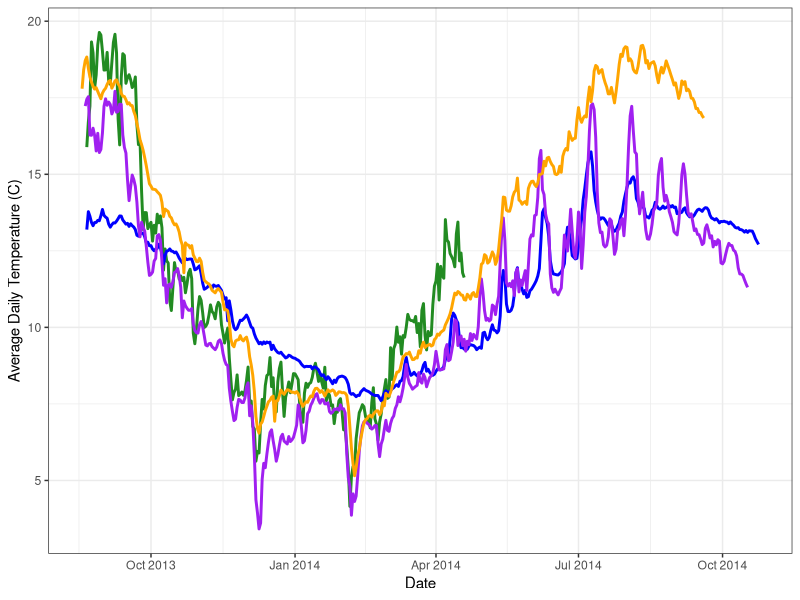
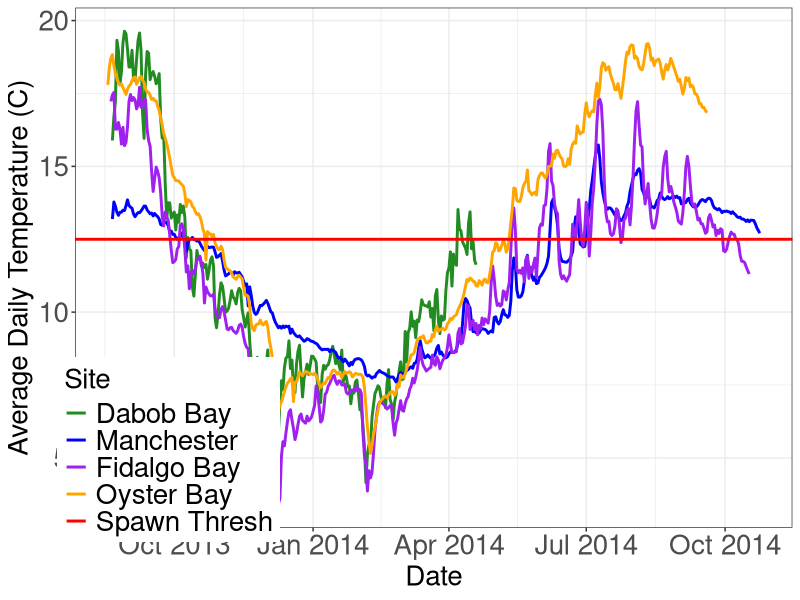
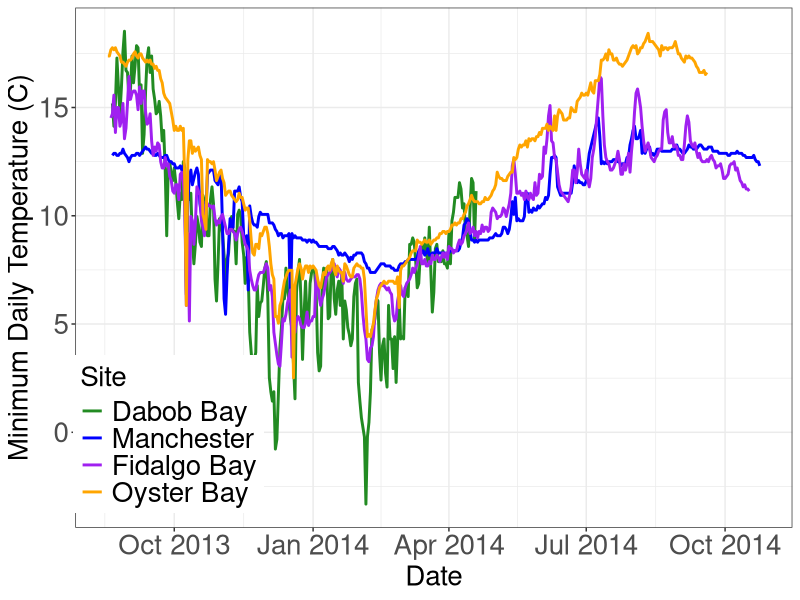
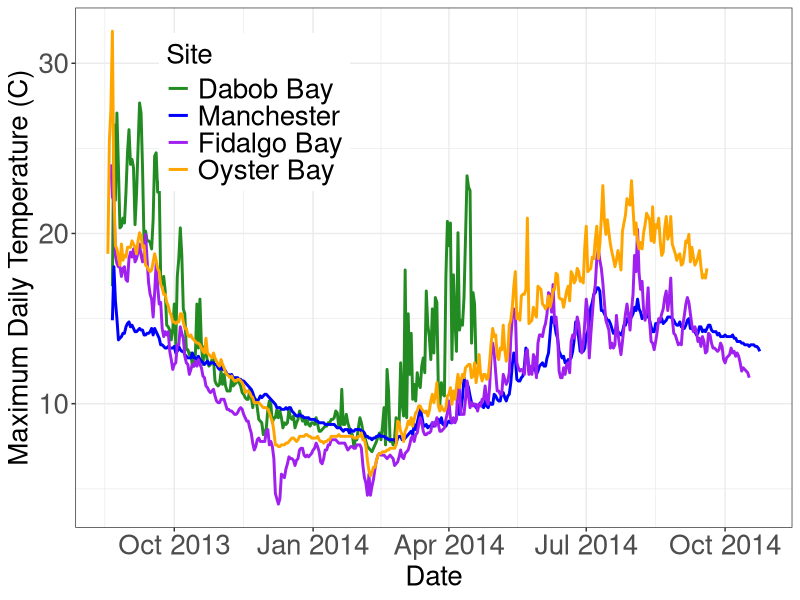

Write the R code that produced these figures, in order.
install.packages("plyr")
install.packages("ggplot2")
require(plyr)
require(ggplot2)

#set working directory to local copy of repository
setwd<-("/Users/sr320/git-repos/Temp-Data-And-Scripts")

daby1edit<-read.csv("../data/Dabob-temp-2014.csv")
#reads in edited CSV with raw data.


daby1edit$Date<-as.Date(daby1edit$Date,"%m/%d/%Y")
#Tells R that the date column contains dates so it knows how to deal with them


dabmeantemp<-ddply(daby1edit,.(Date),summarise,mean_temp=mean(Temp,na.rm=T),min_temp=min(Temp,na.rm=T),max_temp=max(Temp,na.rm=T))
#finds the mean, minimum, and maximum daily temps from raw data and creates dataframe with them for Dabob

many1v3<-read.csv('../data/Manchester-temp-2014.csv')
#reads in edited CSV with raw data.

many1v3$Date<-as.Date(many1v3$Date,"%m/%d/%Y")
#Tells R that the date column contains dates so it knows how to deal with them


manmeantemp<-ddply(many1v3,.(Date),summarise,mean_temp=mean(Temp,na.rm=T),min_temp=min(Temp,na.rm=T),max_temp=max(Temp,na.rm=T))
#finds the mean, minimum, and maximum daily temps from raw data and creates dataframe with them for Manchester


fidy1v3<-read.csv("../data/Fidalgo-temp-2014.csv")
#reads in edited CSV with raw data.


fidy1v3$Date<-as.Date(fidy1v3$Date,"%m/%d/%Y")
#Tells R that the date column contains dates so it knows how to deal with them


fidmeantemp<-ddply(fidy1v3,.(Date),summarise,mean_temp=mean(Temp,na.rm=T),min_temp=min(Temp,na.rm=T),max_temp=max(Temp,na.rm=T))
#finds the mean, minimum, and maximum daily temps from raw data and creates dataframe with them for Fidalgo


oysy1edit<-read.csv("../data/OysterBay-temp-2014.csv")
#reads in edited CSV with raw data.


oysy1edit$Date<-as.Date(oysy1edit$Date, "%m/%d/%Y")
#Tells R that the date column contains dates so it knows how to deal with them


oysmeantemp<-ddply(oysy1edit,.(Date),summarise,mean_temp=mean(Temp,na.rm=T),min_temp=min(Temp,na.rm=T),max_temp=max(Temp,na.rm=T))
#finds the mean, minimum, and maximum daily temps from raw data and creates dataframe with them for Oyster Bay


ggplot()+
  geom_line(data=dabmeantemp, aes(x=Date, y=mean_temp, group=1),col="forestgreen",size=1,guide=T)+
  geom_line(data=manmeantemp, aes(x=Date, y=mean_temp, group=1),col="blue",size=1)+
  geom_line(data=fidmeantemp, aes(x=Date, y=mean_temp, group=1),col="purple",size=1)+
  geom_line(data=oysmeantemp, aes(x=Date, y=mean_temp, group=1),col="orange",size=1)+
  labs(x="Date",y="Average Daily Temperature (C)")+
  theme_bw()
#Creates a graph with each line representing average daily temps for each site


ggplot()+
  geom_line(data=dabmeantemp, aes(x=Date, y=mean_temp, group=1, colour="1"),size=1)+
  geom_line(data=manmeantemp, aes(x=Date, y=mean_temp, group=1, colour="2"),size=1)+
  geom_line(data=fidmeantemp, aes(x=Date, y=mean_temp, group=1, colour="3"),size=1)+
  geom_line(data=oysmeantemp, aes(x=Date, y=mean_temp, group=1, colour="4"),size=1)+
  geom_hline(aes(yintercept=12.5,colour="5"),size=1)+
  scale_colour_manual(values=c("forestgreen","blue","purple","orange","red"),
                      name="Site",
                      labels=c("Dabob Bay","Manchester","Fidalgo Bay","Oyster Bay","Spawn Thresh"))+
  labs(x="Date",y="Average Daily Temperature (C)")+
  theme_bw()+
  theme(legend.position=c(0.13,0.15),
        legend.text=element_text(size=20),
        legend.title=element_text(size=20),
        axis.text.x=element_text(size=20),
        axis.title.x=element_text(size=20),
        axis.text.y=element_text(size=20),
        axis.title.y=element_text(size=20))
#Creates a graph with each line representing average daily temps for each site also adds red line to indicate Spawning threshold


ggplot()+
  geom_line(data=dabmeantemp, aes(x=Date, y=min_temp, group=1, colour="1"),size=1)+
  geom_line(data=manmeantemp, aes(x=Date, y=min_temp, group=1, colour="2"),size=1)+
  geom_line(data=fidmeantemp, aes(x=Date, y=min_temp, group=1, colour="3"),size=1)+
  geom_line(data=oysmeantemp, aes(x=Date, y=min_temp, group=1, colour="4"),size=1)+
  scale_colour_manual(values=c("forestgreen","blue","purple","orange"),
                      name="Site",
                      labels=c("Dabob Bay","Manchester","Fidalgo Bay","Oyster Bay","Spawn Thresh"))+
  labs(x="Date",y="Minimum Daily Temperature (C)")+
  theme_bw()+
  theme(legend.position=c(0.13,0.18),
        legend.text=element_text(size=20),
        legend.title=element_text(size=20),
        axis.text.x=element_text(size=20),
        axis.title.x=element_text(size=20),
        axis.text.y=element_text(size=20),
        axis.title.y=element_text(size=20))
#Creates a graph with each line representing observed minimum daily temps for each site


ggplot()+
  geom_line(data=dabmeantemp, aes(x=Date, y=max_temp, group=1, colour="1"),size=1)+
  geom_line(data=manmeantemp, aes(x=Date, y=max_temp, group=1, colour="2"),size=1)+
  geom_line(data=fidmeantemp, aes(x=Date, y=max_temp, group=1, colour="3"),size=1)+
  geom_line(data=oysmeantemp, aes(x=Date, y=max_temp, group=1, colour="4"),size=1)+
  scale_colour_manual(values=c("forestgreen","blue","purple","orange"),
                      name="Site",
                      labels=c("Dabob Bay","Manchester","Fidalgo Bay","Oyster Bay","Spawn Thresh"))+
  labs(x="Date",y="Maximum Daily Temperature (C)")+
  theme_bw()+
  theme(legend.position=c(0.25,0.8),
        legend.text=element_text(size=20),
        legend.title=element_text(size=20),
        axis.text.x=element_text(size=20),
        axis.title.x=element_text(size=20),
        axis.text.y=element_text(size=20),
        axis.title.y=element_text(size=20))
#Creates a graph with each line representing observed maximum daily temps for each site



